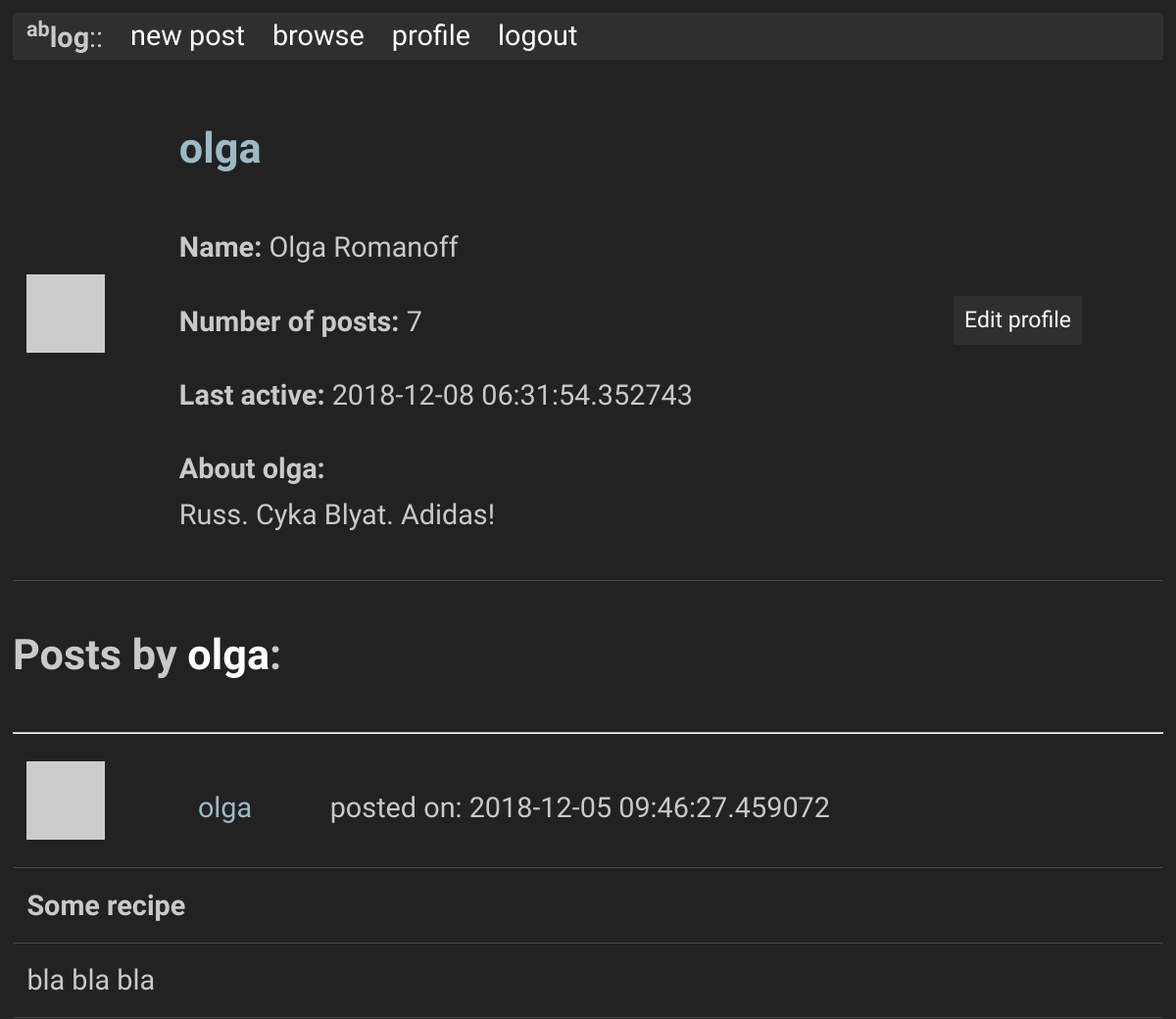
The page /user/olga (signed in, upper part) on the database as committed earlier.
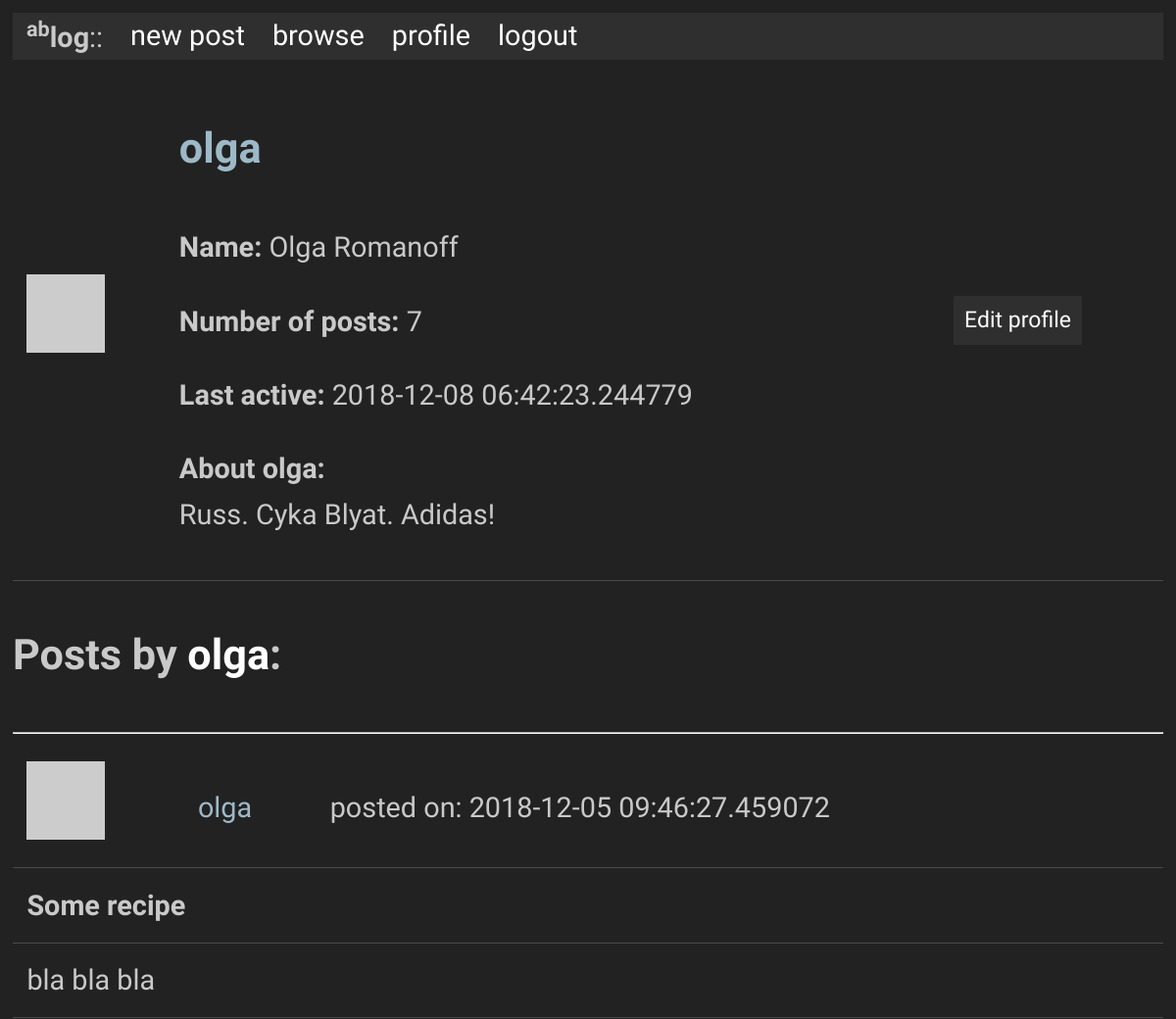
The same page on the database as committed later.
### app/models.py (models this page shows, shortened)
class User(UserMixin, db.Model):
    id            = db.Column(db.Integer, primary_key = True)
    username      = db.Column(db.String(64), index = True, unique = True)
    full_name     = db.Column(db.String(80), index = True)
    email         = db.Column(db.String(128), index = True, unique = True)
    password_hash = db.Column(db.String(128))
    posts         = db.relationship('Post', backref = 'author', lazy = 'dynamic')
    about_me      = db.Column(db.String(50))
    last_seen     = db.Column(db.DateTime, default=datetime.utcnow)
    """
    Generates password hash from password string
    """
    """
    Checks if provided password matches self.password_hash
    """
    """
    Fetches generated avatar from gravatar from hash, which is generated from email
    """
    def avatar(self, size = 64):
        digest = md5(self.email.lower().encode('utf-8')).hexdigest()
        return('https://gravatar.com/avatar/{}?d=retro&s={}'.format(digest, size))

class Post(db.Model):
    id           = db.Column(db.Integer, primary_key = True)
    title        = db.Column(db.String(40))
    body         = db.Column(db.String(100))
    timestamp    = db.Column(db.DateTime, index = True, default = datetime.utcnow)
    user_id      = db.Column(db.Integer, db.ForeignKey('user.id'))

### app/routes.py (the view)
@app.route('/user/<username>')
@login_required
def user(username):
    page        = request.args.get('page', 1, type = int)
    user        = User.query.filter_by(username = username).first_or_404()
    posts       = Post.query.filter_by(user_id = user.id).order_by(Post.timestamp.desc())
    n_posts     = posts.count()
    posts       = posts.paginate(page, app.config['POSTS_PER_PAGE'], False)
    next_url    = url_for('user', username = username, page = posts.next_num) if posts.has_next else None
    prev_url    = url_for('user', username = username, page = posts.prev_num) if posts.has_prev else None
    return(render_template('user.html', user = user, posts = posts.items, n_posts = n_posts, next_url = next_url, prev_url = prev_url))

### app/models.py (called while the page is built)
@login.user_loader
def load_user(id):
    return User.query.get(int(id))

### app/routes.py (called while the page is built)
@app.before_request
def before_request():
    if current_user.is_authenticated:
        current_user.last_seen = datetime.utcnow()
        db.session.commit()

### app/templates/user.html (shortened to what this page needs)
{% extends "base.html" %}
{% from "_post.html" import render_post %}
{% block content %}
  <table>
    <tr>
      <td valign="center"><img src="{{ user.avatar(228) }}"></td>
      <td>
        <h4  id="inline-hyper">{{ user.username }}</h4>
        {% if user.full_name %}<p><b>Name:</b> {{ user.full_name }}</p>{% endif %}
        <p><b>Number of posts:</b> {{ n_posts }}</p>
        {% if user.last_seen %}<p><b>Last active:</b> {{ user.last_seen }}</p>{% endif %}
        {% if user.about_me %}<p><b>About {{ user.username }}:</b> <br>{{ user.about_me }}</p>{% endif %}
      </td>
      <td>
        {% if user == current_user %}
        <div class="button"><a href="{{ url_for('edit_profile') }}">Edit profile</a></div>
        {% endif %}
      </td>
    </tr>
  </table>
  <h4> Posts by <a href="{{ url_for('user', username=user.username) }}">{{ user.username }}</a>:</h4>
  <hr>
  {% for post in posts %}
      {{ render_post(post) }}
  {% endfor %}
{% endblock %}

### app/templates/base.html (shortened to what this page needs)
<!doctype html>
<link rel="stylesheet" href="{{ url_for('static', filename='style.css') }}">
<html>
    <head>
    </head>
    <body>
      <ul>
        <li><b><sup>ab</sup>log</b>::</li>
        {% if current_user.is_anonymous %}
            <li><a href="{{ url_for('index') }}">home</a></li>
            <li><a href="{{ url_for('login') }}">login</a></li>
        {% else %}
          <li><a href="{{ url_for('index') }}">new post</a></li>
          <li><a href="{{ url_for('browse') }}">browse</a></li>
          <li><a href="{{ url_for('user', username = current_user.username) }}">profile</a></li>
          <li><a href="{{ url_for('logout') }}">logout</a></li>
          {% endif %}
      </ul>
      {% block content %}{% endblock %}
    </body>
</html>

### app/templates/_post.html (shortened to what this page needs)
{% macro render_post(src) %}
  <table>
    <table>
      <tr>
        <td>
          <img src="{{ src.author.avatar(48) }}"><br>
        </td>
        <td>
          <a  id="inline-hyper" href="{{ url_for('user', username=src.author.username) }}">{{ src.author.username }}</a>
        </td>
        <td>
          posted on: {{ src.timestamp }}
        </td>
      </tr>
    </table>
    <table>
      <tr>
          <td><b>{{ src.title }}<b></td>
      </tr>
      <tr>
          <td>{{ src.body }}</td>
      </tr>
    </table>
{% endmacro %}

### app/static/style.css (style rules this page uses)
body { font-size: 1.8rem; line-height: 1.618; max-width: 52em; margin: auto; font-family: 'Quattrocento Sans', sans-serif; color: #c9c9c9; background-color: #222222; padding: 13px; }
h1, h2, h3, h4, h5, h6 { font-family: 'Quattrocento Sans', sans-serif; font-weight: 700; overflow-wrap: break-word; word-wrap: break-word; -ms-word-break: break-all; word-break: break-word; -ms-hyphens: auto; -moz-hyphens: auto; -webkit-hyphens: auto; hyphens: auto; }
h4 { line-height: 0.9; font-size: 1.5em; }
small, sub, sup { font-size: 75%; }
hr { border-color: #ffffff; }
a { text-decoration: none; color: #ffffff; }
#inline-hyper { color: #9db9c7; }
ul { list-style-type: none; margin: 0; padding: 0; overflow: hidden; background-color: #2f2f2f; }
li { float: left; padding: 0px 14px; }
li a { display: block; color: white; text-align: center; text-decoration: none; }
table { text-align: justify; width: 100%; border-collapse: collapse; }
td, th { padding: 0.5em; border-bottom: 1px solid #4a4a4a; }
.button, button { font-size: 0.8em; display: inline-block; padding: 5px 10px; text-align: center; text-decoration: none; white-space: nowrap; background-color: #2f2f2f; color: #222222; border-radius: 1px; border: 1px solid #2f2f2f; cursor: pointer; box-sizing: border-box; }

Rows that differ between the two databases and show on the page:
changed User "olga": last_seen "2018-12-08 06:31:54.352743" → "2018-12-08 06:42:23.244779"
